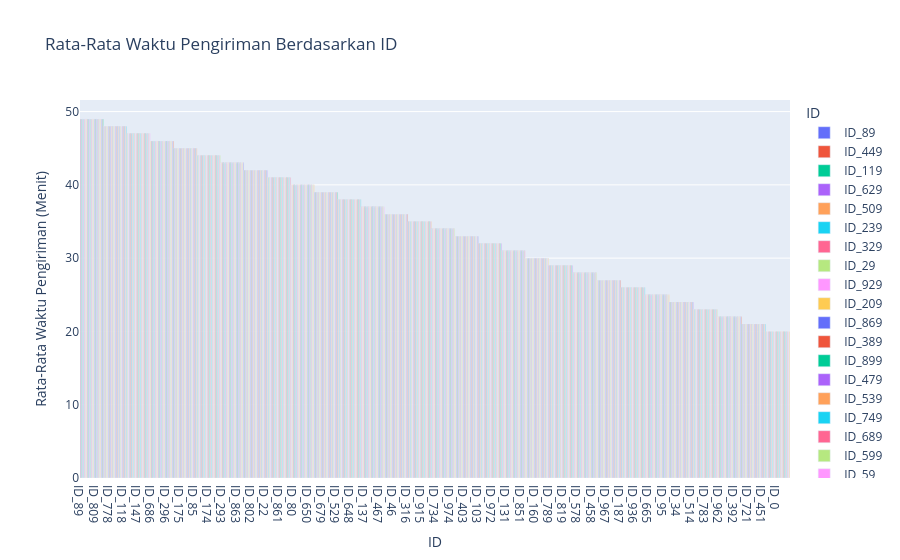

Notebook code for this chart:
### Code cell
#bagian 3 
#visualisasi 1

fig1 = px.bar(
    df_grouped.to_pandas(), 
    x=kolom_pertama, 
    y="avg_delivery_time", 
    color=kolom_pertama,
    title=f"Rata-Rata Waktu Pengiriman Berdasarkan {kolom_pertama}",
    labels={kolom_pertama: kolom_pertama, "avg_delivery_time": "Rata-Rata Waktu Pengiriman (Menit)"}
)
fig1.show()
